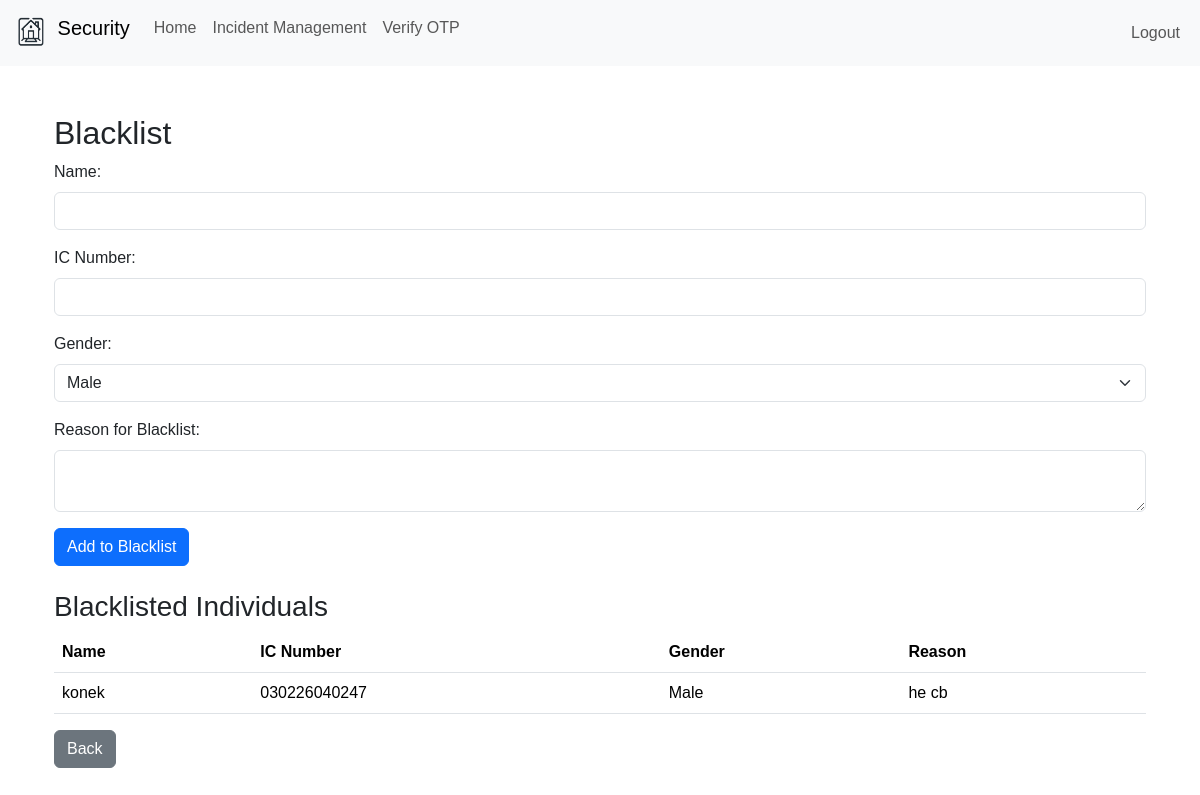
The app's page /security_blacklist (signed in), older data.
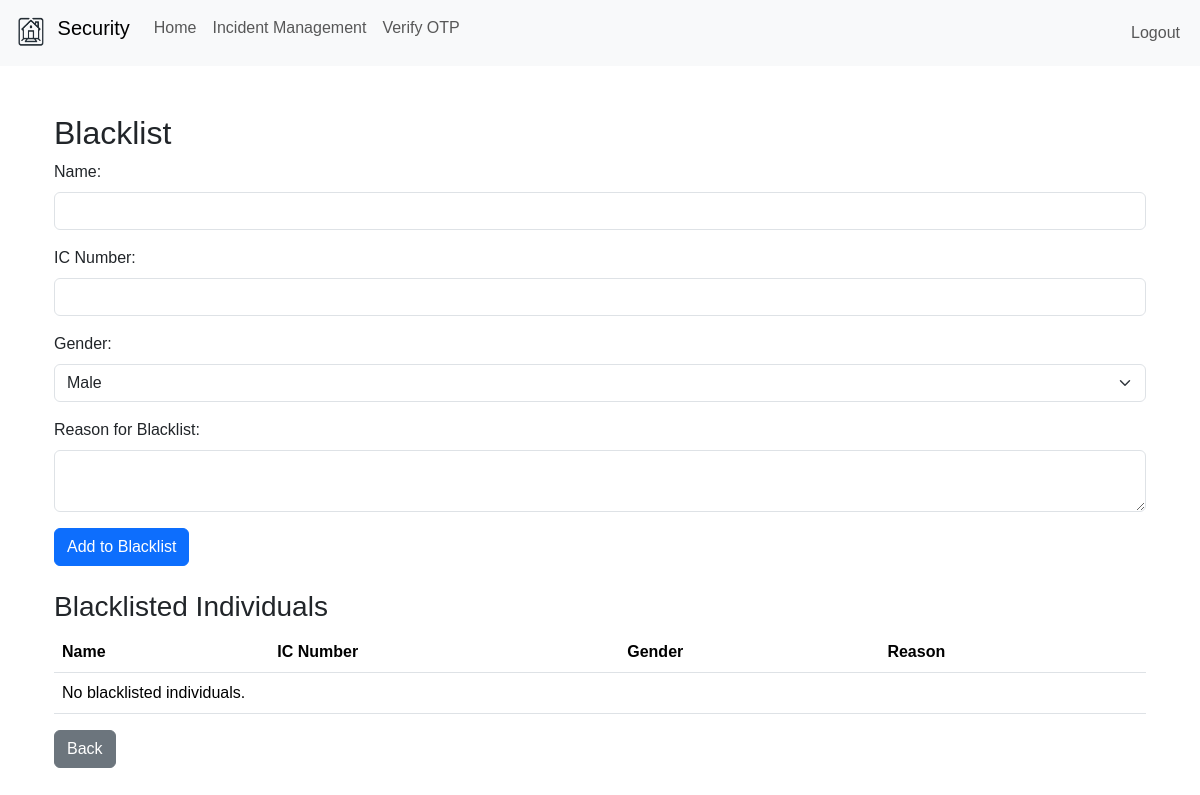
The same page, newer data.
### website/models.py (models this page shows)
class Blacklist(db.Model):
    id = db.Column(db.Integer, primary_key=True)
    name = db.Column(db.String(100))
    ic = db.Column(db.String(12))
    gender = db.Column(db.String(10))
    reason = db.Column(db.String(255))

### website/views.py (the view, shortened to what this page needs)
@views.route('/security_blacklist', methods=['GET', 'POST'])
@role_required('security')
@login_required
def security_blacklist():
    blacklist_entries = Blacklist.query.all()
    return render_template('security_blacklist.html', blacklist_entries=blacklist_entries)

### website/templates/security_blacklist.html (shortened to what this page needs)
{% extends "security_base.html" %}
{% block content %}
<div class="container mt-5">
    <h2>Blacklist</h2>
    <form method="POST">
        <div class="mb-3">
            <label for="name" class="form-label">Name:</label>
            <input type="text" class="form-control" id="name" name="name" required>
        </div>
        <div class="mb-3">
            <label for="ic" class="form-label">IC Number:</label>
            <input type="text" class="form-control" id="ic" name="ic" required>
        </div>
        <div class="mb-3">
            <label for="gender" class="form-label">Gender:</label>
            <select class="form-select" id="gender" name="gender" required>
                <option value="Male">Male</option>
            </select>
        </div>
        <div class="mb-3">
            <label for="reason" class="form-label">Reason for Blacklist:</label>
            <textarea class="form-control" id="reason" name="reason" required></textarea>
        </div>
        <button type="submit" class="btn btn-primary">Add to Blacklist</button>
    </form>
    <div class="mt-4">
        <h3>Blacklisted Individuals</h3>
        <table class="table">
            <thead>
                <tr>
                    <th>Name</th>
                    <th>IC Number</th>
                    <th>Gender</th>
                    <th>Reason</th>
                </tr>
            </thead>
            <tbody>
                {% for entry in blacklist_entries %}
                <tr>
                    <td>{{ entry.name }}</td>
                    <td>{{ entry.ic }}</td>
                    <td>{{ entry.gender }}</td>
                    <td>{{ entry.reason }}</td>
                </tr>
                {% else %}
                <tr>
                    <td colspan="4">No blacklisted individuals.</td>
                </tr>
                {% endfor %}
            </tbody>
        </table>
    </div>
    <div class="back-button-container">
        <a href="{{ url_for('views.security_page') }}" class="btn btn-secondary">Back</a>
    </div>
</div>
{% endblock %}

Row changes from the older to the newer data that the page shows:
removed Blacklist: name "konek", ic "030226040247", gender "Male", reason "he cb"
Text that changed along with them:
text now shown: "No blacklisted individuals."
